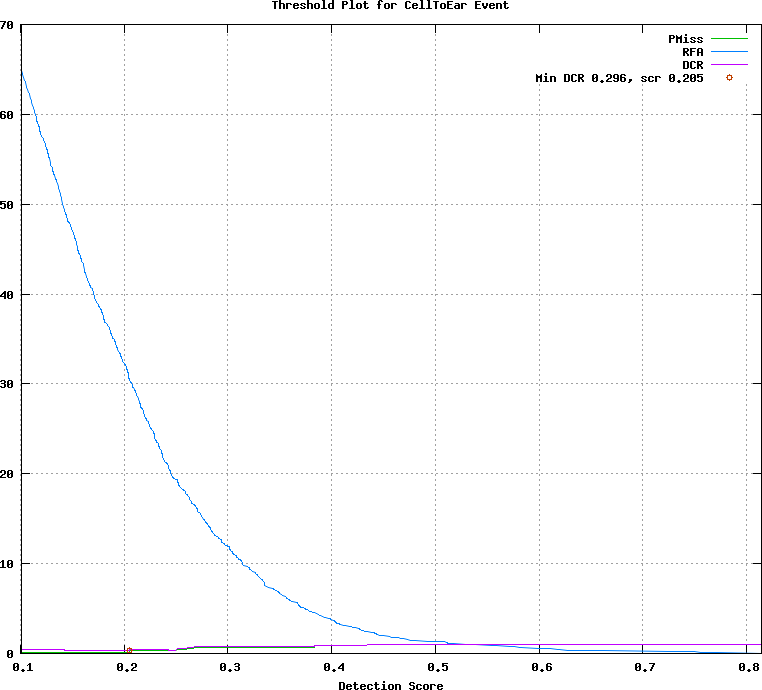

Reproduce this figure in gnuplot.
## GNUPLOT command file
set terminal postscript color
set style data lines
set title 'Threshold Plot for CellToEar Event'
set xlabel 'Detection Score'
set grid
set size ratio 0.85
plot [0.101000:0.814500]  \
  'test.det.CellToEar_Event.dat.1' using 1:4 title 'PMiss' with lines lt 2, \
  'test.det.CellToEar_Event.dat.1' using 1:5 title 'RFA' with lines lt 3, \
  'test.det.CellToEar_Event.dat.1' using 1:6 title 'DCR' with lines lt 4, \
  'test.det.CellToEar_Event.dat.2' using 1:2 title 'Min DCR 0.296, scr 0.205' with points lt 6
